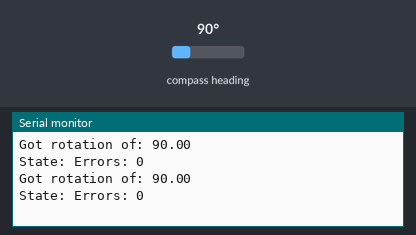
Simulated run of this sketch. Board: ESP32. Shown: the last lines printed to the serial monitor. Inputs (shaded band) come from the test bench; at power-on: compass heading 90°.

Above: at 2.8 s.
2.9 s: compass heading set to 7°
At 3.8 s:
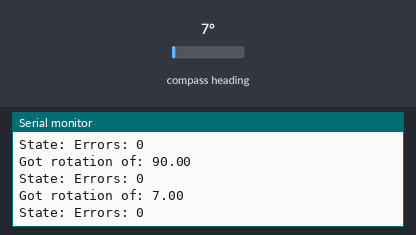
4.4 s: compass heading set to 180°
At 5.8 s:
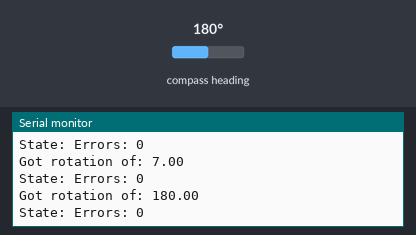
Timing chart, 0 to 7.4 s (numbered marks = the images above; inputs shaded):
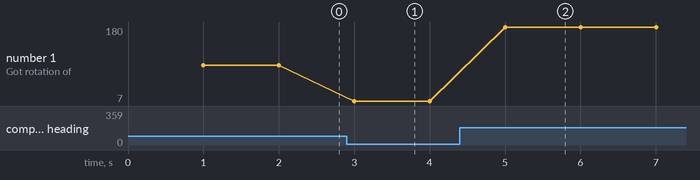

Measured:
- after the input at 2.9 s, the serial monitor: prints a new line after 0.10 s (image 1)
- after the input at 4.4 s, the serial monitor: prints a new line after 0.60 s (image 2)
- plotted number 1: 90 → 7 after the input at 2.9 s, 7 → 180 after the input at 4.4 s

The sketch:

AS5048A-esp32-R32.ino
```cpp
#include <AS5048A.h>

AS5048A angleSensor(10, true);

void setup()
{
  Serial.begin(19200);
  angleSensor.begin();
}

void loop()
{
  delay(1000);

  float val = angleSensor.getRotationInDegrees();
  Serial.print("\nGot rotation of: ");
  Serial.println(val);
  Serial.print("State: ");
  angleSensor.printState();
  Serial.print("Errors: ");
  Serial.println(angleSensor.getErrors());
}
```
